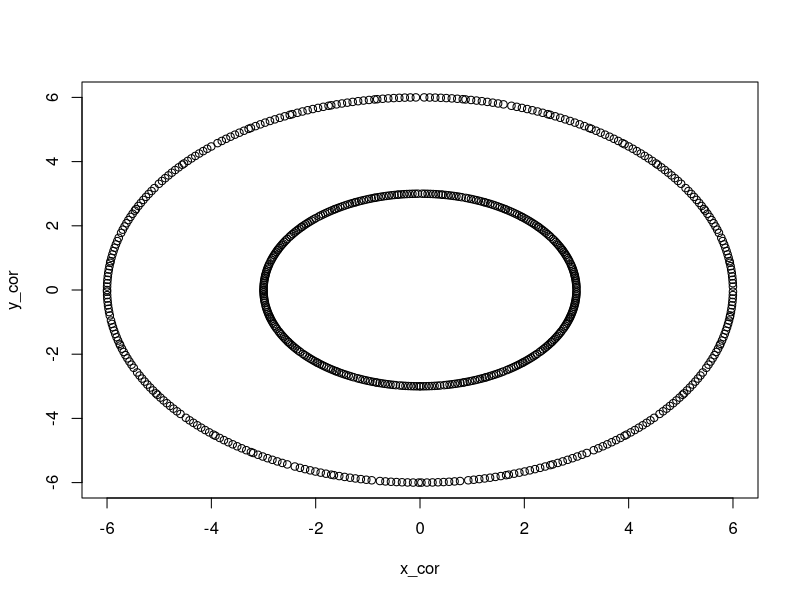
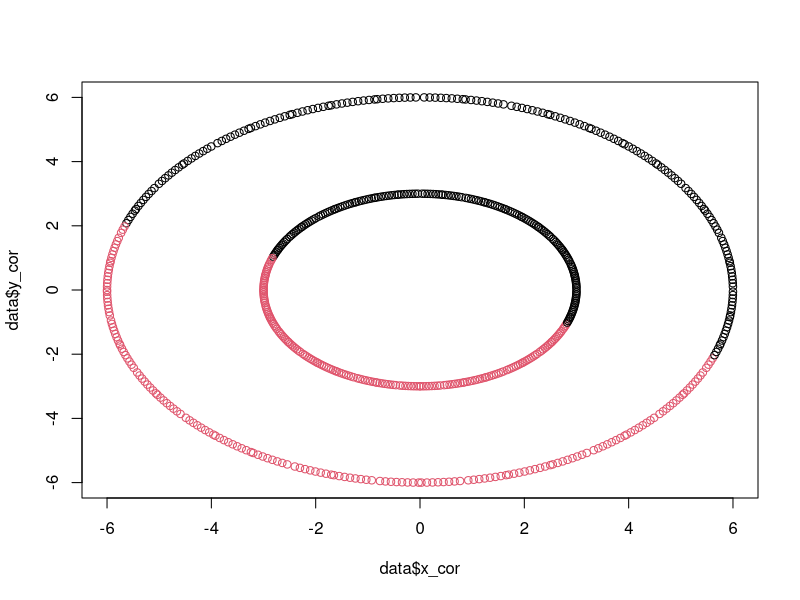
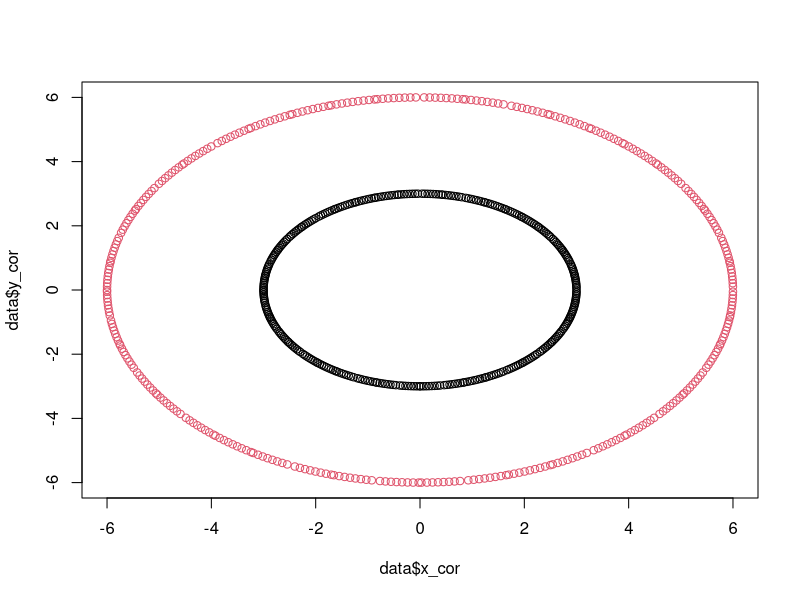

Recreate these plots in R, in order. (Note: this script raises an error after producing the figures.)
x_cor = c(dim=c(720))
y_cor = c(dim=c(720))

install.packages("fpc")
library(fpc)

for(i in 1:360)
{
  x_cor[i] = 3*cos(i)
  y_cor[i] = 3*sin(i)
  x_cor[i+360]=6*cos(i)
  y_cor[i+360]=6*sin(i)
}

plot(x_cor,y_cor)
data = data.frame(x_cor,y_cor)
#summary(data)
dist_data = dist(data,method='euclidean')
#kmeans
model = kmeans(data,2)
plot(data$x_cor,data$y_cor,col=model$cluster)

Dbscan_cl <- dbscan(data,eps=0.45,MinPts=5)
plot(data$x_cor,data$y_cor,col=Dbscan_cl$cluster)

iris_1 <- iris[-5]
iris_1 = data.frame()
dist_data = dist(iris_1,method='euclidean')
model = dbscan(dist_data,eps=10.0,MinPts =10)
plot(iris_1$Sepal.Length,iris_1$Petal.Length,col=model$cluster)
